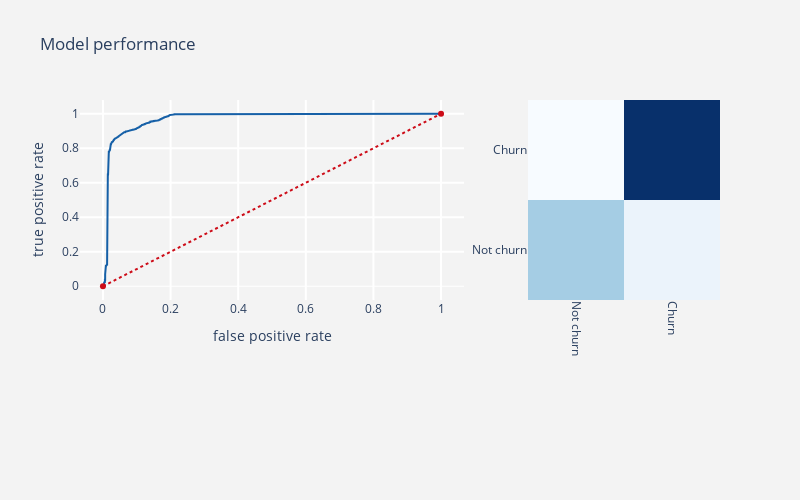

Source (notebook cell):
### Code cell
steps = [('over', SMOTE()), ('model', LogisticRegression(C = 1000))]
pipeline = Pipeline(steps=steps)

classification_report_and_model_performance(pipeline,X_trn,X_tst,
                             y_train,y_test,threshold_plot = True)

### Figure 1 — Plotly figure (JSON) as saved in the notebook; plotly's stock layout.template omitted (floating-point values rounded to 4 significant figures; data arrays with more than 128 entries replaced by an {"elided": "..."} marker saying what was removed)
{"data": [{"line": {"color": "rgb(22, 96, 167)", "width": 2}, "name": "Roc : 0.8985472823748418", "type": "scatter", "x": {"elided": "1077 float values"}, "y": {"elided": "1077 float values"}}, {"line": {"color": "rgb(205, 12, 24)", "dash": "dot", "width": 2}, "type": "scatter", "x": [0, 1], "y": [0, 1]}, {"colorscale": [[0, "rgb(247,251,255)"], [0.125, "rgb(222,235,247)"], [0.25, "rgb(198,219,239)"], [0.375, "rgb(158,202,225)"], [0.5, "rgb(107,174,214)"], [0.625, "rgb(66,146,198)"], [0.75, "rgb(33,113,181)"], [0.875, "rgb(8,81,156)"], [1, "rgb(8,48,107)"]], "name": "matrix", "showscale": false, "type": "heatmap", "x": ["Not churn", "Churn"], "xaxis": "x2", "y": ["Not churn", "Churn"], "yaxis": "y2", "z": [[1132, 253], [64, 3099]]}], "layout": {"autosize": false, "height": 500, "margin": {"b": 200}, "paper_bgcolor": "rgb(243,243,243)", "plot_bgcolor": "rgb(243,243,243)", "showlegend": false, "title": {"text": "Model performance"}, "width": 800, "xaxis": {"domain": [0, 0.6], "gridcolor": "rgb(255, 255, 255)", "gridwidth": 2, "ticklen": 5, "title": {"text": "false positive rate"}}, "xaxis2": {"domain": [0.7, 1], "gridcolor": "rgb(255, 255, 255)", "tickangle": 90}, "yaxis": {"gridcolor": "rgb(255, 255, 255)", "gridwidth": 2, "ticklen": 5, "title": {"text": "true positive rate"}, "zerolinewidth": 1}, "yaxis2": {"anchor": "x2", "gridcolor": "rgb(255, 255, 255)"}}}
